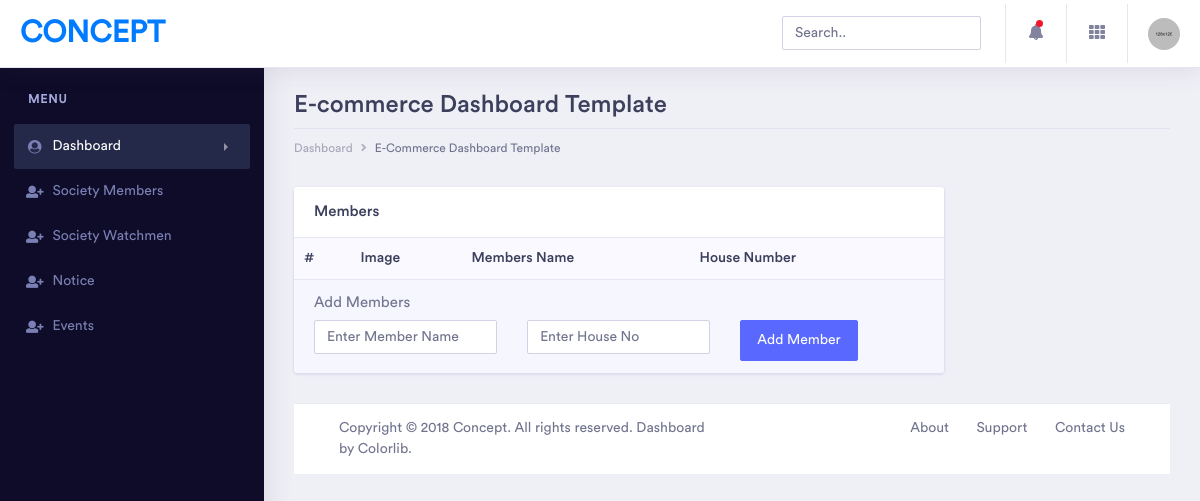
The app's page /member/, older data.
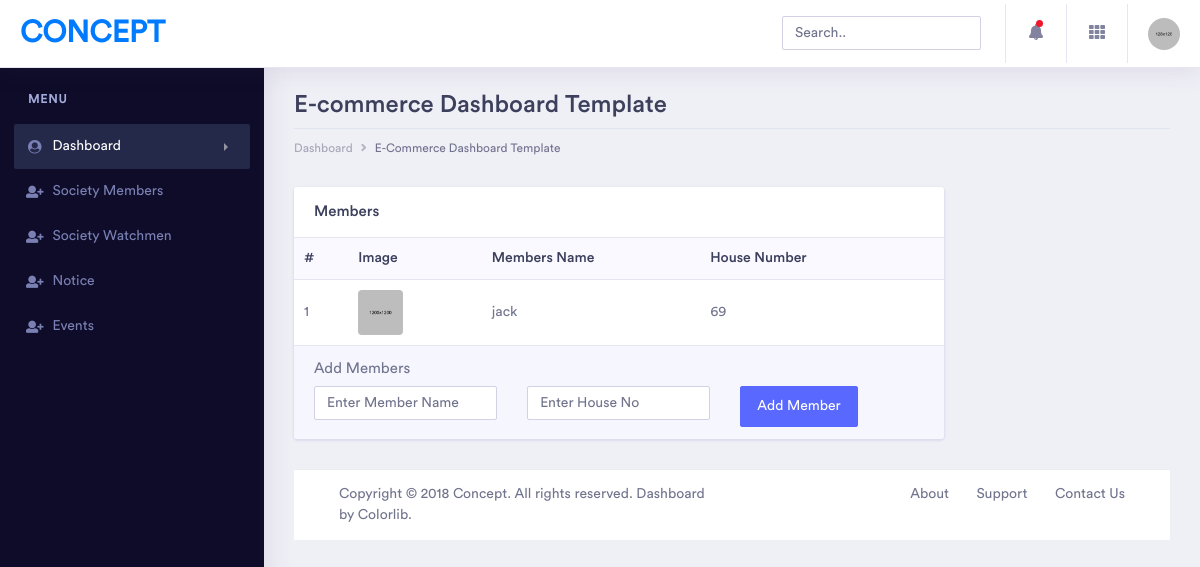
The same page, newer data.
### myapp/models.py (models this page shows, shortened)
class Member(models.Model):
    user = models.OneToOneField(User, on_delete=models.CASCADE, related_name='member_profile')
    house_no = models.CharField(max_length=10)
    join_date = models.DateField(auto_now_add=True)

class User(AbstractBaseUser):
    ROLE_CHOICES = [
        ('chairman', 'Chairman'),
        ('member', 'Member'),
        ('visitor', 'Visitor'),
        ('watchman', 'Watchman'),
    ]
    username = models.CharField(max_length=150, unique=True)
    email = models.EmailField(unique=True)
    phone = models.CharField(max_length=15, unique=True, null=True, blank=True)
    role = models.CharField(max_length=20, choices=ROLE_CHOICES, default="member")
    is_active = models.BooleanField(default=False)
    REQUIRED_FIELDS = ["username"]

### myapp/views.py (the view, shortened to what this page needs)
# urls.py: path('member/', views.member, name='member'),
def member(request):
    members = Member.objects.all()  # Fetch all members
    return render(request, 'society_m.html', {'members': members})  # Pass members to template

### myapp/templates/society_m.html (shortened to what this page needs)
{% extends "sheader.html" %}
{% load static %}
{% block content %}
        <div class="dashboard-wrapper">
            <div class="dashboard-ecommerce">
                <div class="container-fluid dashboard-content ">
                    <div class="row">
                        <div class="col-xl-12 col-lg-12 col-md-12 col-sm-12 col-12">
                            <div class="page-header">
                                <h2 class="pageheader-title">E-commerce Dashboard Template </h2>
                                <div class="page-breadcrumb">
                                    <nav aria-label="breadcrumb">
                                        <ol class="breadcrumb">
                                            <li class="breadcrumb-item"><a href="#" class="breadcrumb-link">Dashboard</a></li>
                                            <li class="breadcrumb-item active" aria-current="page">E-Commerce Dashboard Template</li>
                                        </ol>
                                    </nav>
                                </div>
                            </div>
                        </div>
                    </div>
                    <div class="ecommerce-widget">
                        <div class="row">
                            <div class="col-xl-9 col-lg-12 col-md-6 col-sm-12 col-12">
                                <div class="card">
                                    <h5 class="card-header">Members</h5>
                                    <div class="card-body p-0">
                                        <div class="table-responsive">
                                            <table class="table">
                                                <thead class="bg-light">
                                                    <tr class="border-0">
                                                        <th class="border-0">#</th>
                                                        <th class="border-0">Image</th>
                                                        <th class="border-0">Members Name</th>
                                                        <th class="border-0">House Number</th>
                                                        <th class="border-0"></th>
                                                    </tr>
                                                </thead>
                                                <tbody>
                                                    {% for i in members %}
                                                    <tr>
                                                        <td>{{ forloop.counter }}</td>
                                                        <td>
                                                            <div class="m-r-10">
                                                                <img src="{% static 'assets/images/product-pic.jpg' %}" alt="user" class="rounded" width="45">
                                                            </div>
                                                        </td>
                                                        <td>{{ i.user.username }}</td>
                                                        <td>{{ i.house_no }}</td>
                                                        <td></td>
                                                    </tr>
                                                    {% endfor %}
                                                </tbody>
                                            </table>
                                        </div>
                                        <div class="card-footer">
                                            <form method="POST" action="{% url 'member' %}">
                                                <label>Add Members</label>
                                                <div class="row">
                                                    <div class="col-md-4">
                                                        <input type="text" name="username" class="form-control" placeholder="Enter Member Name" required>
                                                    </div>
                                                    <div class="col-md-4">
                                                        <input type="text" name="house_no" class="form-control" placeholder="Enter House No" required>
                                                    </div>
                                                    <div class="col-md-4">
                                                        <button type="submit" class="btn btn-primary">Add Member</button>
                                                    </div>
                                                </div>
                                            </form>
                                        </div>
                                    </div>
                                </div>
                            </div>
                            </div>
                        </div>
            {% endblock content %}

### myapp/templates/sheader.html (shortened to what this page needs)
{% load static %}
<!doctype html>
<html lang="en">
<head>
    <link rel="stylesheet" href="{% static 'assets/vendor/bootstrap/css/bootstrap.min.css' %}">
    <link href="{% static 'assets/vendor/fonts/circular-std/style.css' %}" rel="stylesheet">
    <link rel="stylesheet" href="{% static 'assets/libs/css/style.css' %}">
    <link rel="stylesheet" href="{% static 'assets/vendor/fonts/fontawesome/css/fontawesome-all.css' %}">
    <link rel="stylesheet" href="{% static 'assets/vendor/charts/chartist-bundle/chartist.css' %}">
    <link rel="stylesheet" href="{% static 'assets/vendor/charts/morris-bundle/morris.css' %}">
    <link rel="stylesheet" href="{% static 'assets/vendor/fonts/material-design-iconic-font/css/materialdesignicons.min.css' %}">
    <link rel="stylesheet" href="{% static 'assets/vendor/charts/c3charts/c3.css' %}">
    <link rel="stylesheet" href="{% static 'assets/vendor/fonts/flag-icon-css/flag-icon.min.css' %}">
</head>
<body>
    <div class="dashboard-main-wrapper">
        <div class="dashboard-header">
            <nav class="navbar navbar-expand-lg bg-white fixed-top">
                <a class="navbar-brand" href="index.html">Concept</a>
                <div class="collapse navbar-collapse " id="navbarSupportedContent">
                    <ul class="navbar-nav ml-auto navbar-right-top">
                        <li class="nav-item">
                            <div id="custom-search" class="top-search-bar">
                                <input class="form-control" type="text" placeholder="Search..">
                            </div>
                        </li>
                        <li class="nav-item dropdown notification">
                            <a class="nav-link nav-icons" href="#" id="navbarDropdownMenuLink1" data-toggle="dropdown" aria-haspopup="true" aria-expanded="false"><i class="fas fa-fw fa-bell"></i> <span class="indicator"></span></a>
                        </li>
                        <li class="nav-item dropdown connection">
                            <a class="nav-link" href="#" id="navbarDropdown" role="button" data-toggle="dropdown" aria-haspopup="true" aria-expanded="false"> <i class="fas fa-fw fa-th"></i> </a>
                        </li>
                        <li class="nav-item dropdown nav-user">
                            <a class="nav-link nav-user-img" href="#" id="navbarDropdownMenuLink2" data-toggle="dropdown" aria-haspopup="true" aria-expanded="false"><img src="{% static 'assets/images/avatar-1.jpg' %}" alt="" class="user-avatar-md rounded-circle"></a>
                        </li>
                    </ul>
                </div>
            </nav>
        </div>
        <div class="nav-left-sidebar sidebar-dark">
            <div class="menu-list">
                <nav class="navbar navbar-expand-lg navbar-light">
                    <div class="collapse navbar-collapse" id="navbarNav">
                        <ul class="navbar-nav flex-column">
                            <li class="nav-divider">
                                Menu
                            </li>
                            <li class="nav-item ">
                                <a class="nav-link active" href="#" data-toggle="collapse" aria-expanded="false" data-target="#submenu-1" aria-controls="submenu-1"><i class="fa fa-fw fa-user-circle"></i>Dashboard <span class="badge badge-success">6</span></a>
                            </li>
                            <li class="nav-item">
                                <a class="nav-link" href={% url "member" %} data-toggle="" aria-expanded="false" data-target="#submenu-2" aria-controls="submenu-2"><i class="fas fa-user-plus"></i>Society Members</a>
                            </li>
                            <li class="nav-item">
                                <a class="nav-link" href={% url "add_watchman" %} data-toggle="" aria-expanded="false" data-target="#submenu-2" aria-controls="submenu-2"><i class="fas fa-user-plus"></i>Society Watchmen   </a>
                            </li>
                            <li class="nav-item">
                                <a class="nav-link" href={% url "notice_list" %} data-toggle="" aria-expanded="false" data-target="#submenu-2" aria-controls="submenu-2"><i class="fas fa-user-plus"></i>Notice </a>
                            </li>
                            <li class="nav-item">
                                <a class="nav-link" href={% url "event_list" %} data-toggle="" aria-expanded="false" data-target="#submenu-2" aria-controls="submenu-2"><i class="fas fa-user-plus"></i>Events</a>
                            </li>
                        </ul>
                    </div>
                </nav>
            </div>
        </div>
        {% block content %}
        {% endblock %}
			<footer>
                <div class="footer">
                    <div class="container-fluid">
                        <div class="row">
                            <div class="col-xl-6 col-lg-6 col-md-6 col-sm-12 col-12">
                                 Copyright © 2018 Concept. All rights reserved. Dashboard by <a href="https://colorlib.com/wp/">Colorlib</a>.
                            </div>
                            <div class="col-xl-6 col-lg-6 col-md-6 col-sm-12 col-12">
                                <div class="text-md-right footer-links d-none d-sm-block">
                                    <a href="javascript: void(0);">About</a>
                                    <a href="javascript: void(0);">Support</a>
                                    <a href="javascript: void(0);">Contact Us</a>
                                </div>
                            </div>
                        </div>
                    </div>
                </div>
            </div>
        </div>
    </body>
    </html>

Row changes from the older to the newer data that the page shows:
added Member: user.username "jack", house_no "69"
